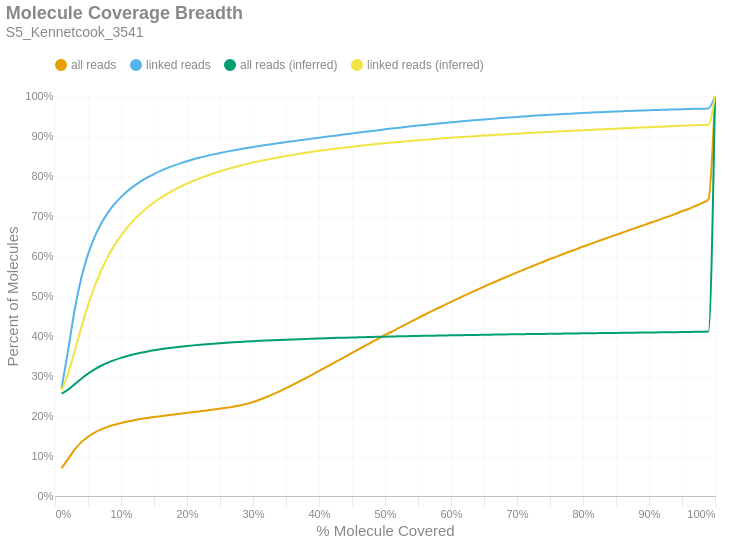

Source (notebook cell):
### Markdown cell above
### Molecule Read Coverage
This chart shows molecule coverage breadth as computed by the number of bases aligned to that molecule. In other words, "*how much of each unique long molecule is actually sequenced/aligned?*" Keep in mind there is a distinction between sequences and alignments, since some sequences belonging to a particular molecule may not align well and wouldn't appear in the alignment data. This chart also shows molecule coverage breadth as computed by the *inferred fragment* from which the aligned sequences originate. Unlike read coverage, this calculation takes into account the total insert size, including unsequenced gaps between the forward and reverse reads. Like the previous figures, these are cumulative percents.

### Code cell
if SKIPLR:
    print_html(f"Skipped")
else:
    binned_df = consolidated_hist(valids['coverage_bp'], mask, 0.01, True)
    binned_df_inf = consolidated_hist(valids['coverage_inserts'], mask, 0.01, True)
    binned_df = binned_df.with_columns(pl.lit(binned_df_inf['all reads (cumsum)']).alias('all reads (inferred)'))
    binned_df = binned_df.with_columns(pl.lit(binned_df_inf['linked reads (cumsum)']).alias('linked reads (inferred)'))
    binned_df = binned_df.with_columns(
        (pl.col('bin').cast(pl.Float64) + 0.01).alias('right_edge')
    )

    with SafeRender(binned_df):
        (
            density_plot(binned_df, 'Molecule Coverage Breadth', samplename, 'molcov', ['all reads (inferred)','linked reads (inferred)'])
            .encode(
                #x=alt.X('bin:Q', title="% Molecule Covered").axis(format = '%').scale(padding=0),
                x=alt.X('right_edge:Q', title="% Molecule Covered").axis(format='%').scale(padding=0),
                y=alt.Y('value:Q', title='Percent of Molecules')
                    .axis(format='%')
                    .stack(False)
                    .scale(domainMin=0, padding=0),
                color=alt.Color("key:N").scale(domain = ["all reads", "linked reads", "all reads (inferred)", "linked reads (inferred)"]),
                tooltip = [
                    alt.Tooltip("key:N", title = "Data Type"),
                    alt.Tooltip("range_label:N", title="% Molecule Covered"),
                    alt.Tooltip("value:Q", format = ".2%", title="% Molecules")
                ]
            )
        ).display()

### Figure 1 — Vega-Lite specification as saved in the notebook (floating-point values rounded to 4 significant figures)
{"width": "container", "height": 400, "config": {"title": {"anchor": "start", "dy": -15, "fontSize": 18, "color": "#888888", "subtitleColor": "#888888", "subtitleFontSize": 14}, "arc": {"fill": "#0072B2"}, "axis": {"domainColor": "#888888", "domainWidth": 0.5, "gridWidth": 0.2, "grid": false, "titleFontWeight": 400, "titleFontSize": 15, "labelFontSize": 11, "labelColor": "#888888", "tickColor": "#888888", "tickWidth": 0.2, "titleColor": "#888888"}, "axisBand": {"grid": false}, "axisX": {"grid": true, "tickSize": 10, "domainCap": "round"}, "axisY": {"domain": false, "grid": true, "tickSize": 0, "domainCap": "round"}, "background": "transparent", "header": {"labelFontSize": 15, "labelColor": "#888888", "titleFontSize": 15, "titleFontWeight": 600, "titleColor": "#888888"}, "legend": {"labelFont": "sans-serif", "labelFontSize": 12, "labelColor": "#888888", "symbolSize": 100, "symbolType": "circle", "titleFontSize": 12, "titlePadding": 10, "titleColor": "#888888", "title": null, "orient": "top"}, "range": {"category": ["#E69F00", "#56B4E9", "#009E73", "#F0E442", "#0072B2", "#D55E00", "#CC79A7", "#000000"], "diverging": ["#cfe8f3", "#a2d4ec", "#73bfe2", "#46abdb", "#1696d2", "#12719e"]}, "area": {"fill": "#0072B2", "fillOpacity": 0.7, "line": true, "strokeOpacity": 0.7}, "line": {"color": "#0072B2", "stroke": "#0072B2", "strokeWidth": 2}, "trail": {"color": "#0072B2", "stroke": "#0072B2", "strokeWidth": 0, "size": 1}, "point": {"filled": true, "fillOpacity": 1.0, "size": 95}, "text": {"color": "#888888", "fontSize": 11, "align": "right", "fontWeight": 400, "size": 11}, "bar": {"fill": "#0072B2", "stroke": null}, "view": {"stroke": null, "continuousWidth": 660, "continuousHeight": 400}}, "data": {"name": "data-4eaf80736cb91b628437f79d67038bc2"}, "mark": {"type": "line", "interpolate": "monotone", "point": {"opacity": 0, "size": 275}}, "encoding": {"color": {"field": "key", "scale": {"domain": ["all reads", "linked reads", "all reads (inferred)", "linked reads (inferred)"]}, "type": "nominal"}, "tooltip": [{"field": "key", "title": "Data Type", "type": "nominal"}, {"field": "range_label", "title": "% Molecule Covered", "type": "nominal"}, {"field": "value", "format": ".2%", "title": "% Molecules", "type": "quantitative"}], "x": {"axis": {"format": "%"}, "field": "right_edge", "scale": {"padding": 0}, "title": "% Molecule Covered", "type": "quantitative"}, "y": {"axis": {"format": "%"}, "field": "value", "scale": {"domainMin": 0, "padding": 0}, "stack": false, "title": "Percent of Molecules", "type": "quantitative"}}, "params": [{"name": "param_c36ac31b6afebe62", "select": {"type": "point", "fields": ["key"]}, "bind": "legend"}], "title": {"text": "Molecule Coverage Breadth", "subtitle": "S5_Kennetcook_3541"}, "transform": [{"fold": ["all reads (cumsum)", "linked reads (cumsum)", "all reads (inferred)", "linked reads (inferred)"]}, {"calculate": "replace(datum.key, ' (cumsum)', '')", "as": "key"}, {"filter": {"param": "param_c36ac31b6afebe62"}}], "usermeta": {"embedOptions": {"downloadFileName": "S5_Kennetcook_3541.molcov"}}, "$schema": "https://vega.github.io/schema/vega-lite/v6.1.0.json", "datasets": {"data-4eaf80736cb91b628437f79d67038bc2": [{"bin": "0.0", "interval": "0.0-0.01", "all reads": 0.06968, "linked reads": 0.2692, "all reads (cumsum)": 0.06968, "linked reads (cumsum)": 0.2692, "range_label": "0.0-0.01", "all reads (inferred)": 0.2556, "linked reads (inferred)": 0.264, "right_edge": 0.01}, {"bin": "0.01", "interval": "0.01-0.02", "all reads": 0.02321, "linked reads": 0.09689, "all reads (cumsum)": 0.09289, "linked reads (cumsum)": 0.3661, "range_label": "0.01-0.02", "all reads (inferred)": 0.2663, "linked reads (inferred)": 0.3066, "right_edge": 0.02}, {"bin": "0.02", "interval": "0.02-0.03", "all reads": 0.0236, "linked reads": 0.1014, "all reads (cumsum)": 0.1165, "linked reads (cumsum)": 0.4676, "range_label": "0.02-0.03", "all reads (inferred)": 0.2797, "linked reads (inferred)": 0.363, "right_edge": 0.03}, {"bin": "0.03", "interval": "0.03-0.04", "all reads": 0.01824, "linked reads": 0.07841, "all reads (cumsum)": 0.1347, "linked reads (cumsum)": 0.546, "range_label": "0.03-0.04", "all reads (inferred)": 0.2933, "linked reads (inferred)": 0.4221, "right_edge": 0.04}, {"bin": "0.04", "interval": "0.04-0.05", "all reads": 0.01349, "linked reads": 0.05796, "all reads (cumsum)": 0.1482, "linked reads (cumsum)": 0.604, "range_label": "0.04-0.05", "all reads (inferred)": 0.3058, "linked reads (inferred)": 0.4767, "right_edge": 0.05}, {"bin": "0.05", "interval": "0.05-0.06", "all reads": 0.01026, "linked reads": 0.04366, "all reads (cumsum)": 0.1585, "linked reads (cumsum)": 0.6476, "range_label": "0.05-0.06", "all reads (inferred)": 0.3165, "linked reads (inferred)": 0.5238, "right_edge": 0.06}, {"bin": "0.06", "interval": "0.06-0.07", "all reads": 0.007968, "linked reads": 0.03371, "all reads (cumsum)": 0.1664, "linked reads (cumsum)": 0.6813, "range_label": "0.06-0.07", "all reads (inferred)": 0.3256, "linked reads (inferred)": 0.5638, "right_edge": 0.07}, {"bin": "0.07", "interval": "0.07-0.08", "all reads": 0.006338, "linked reads": 0.02658, "all reads (cumsum)": 0.1728, "linked reads (cumsum)": 0.7079, "range_label": "0.07-0.08", "all reads (inferred)": 0.3333, "linked reads (inferred)": 0.5978, "right_edge": 0.08}, {"bin": "0.08", "interval": "0.08-0.09", "all reads": 0.00518, "linked reads": 0.02151, "all reads (cumsum)": 0.178, "linked reads (cumsum)": 0.7294, "range_label": "0.08-0.09", "all reads (inferred)": 0.3398, "linked reads (inferred)": 0.6265, "right_edge": 0.09}, {"bin": "0.09", "interval": "0.09-0.1", "all reads": 0.004391, "linked reads": 0.01786, "all reads (cumsum)": 0.1824, "linked reads (cumsum)": 0.7473, "range_label": "0.09-0.1", "all reads (inferred)": 0.3454, "linked reads (inferred)": 0.6511, "right_edge": 0.1}, {"bin": "0.1", "interval": "0.1-0.11", "all reads": 0.0038, "linked reads": 0.01514, "all reads (cumsum)": 0.1862, "linked reads (cumsum)": 0.7624, "range_label": "0.1-0.11", "all reads (inferred)": 0.3502, "linked reads (inferred)": 0.6723, "right_edge": 0.11}, {"bin": "0.11", "interval": "0.11-0.12", "all reads": 0.003289, "linked reads": 0.01285, "all reads (cumsum)": 0.1894, "linked reads (cumsum)": 0.7753, "range_label": "0.11-0.12", "all reads (inferred)": 0.3544, "linked reads (inferred)": 0.6908, "right_edge": 0.12}, {"bin": "0.12", "interval": "0.12-0.13", "all reads": 0.00293, "linked reads": 0.01124, "all reads (cumsum)": 0.1924, "linked reads (cumsum)": 0.7865, "range_label": "0.12-0.13", "all reads (inferred)": 0.3581, "linked reads (inferred)": 0.7069, "right_edge": 0.13}, {"bin": "0.13", "interval": "0.13-0.14", "all reads": 0.002605, "linked reads": 0.009763, "all reads (cumsum)": 0.195, "linked reads (cumsum)": 0.7963, "range_label": "0.13-0.14", "all reads (inferred)": 0.3613, "linked reads (inferred)": 0.7211, "right_edge": 0.14}, {"bin": "0.14", "interval": "0.14-0.15", "all reads": 0.002367, "linked reads": 0.008655, "all reads (cumsum)": 0.1973, "linked reads (cumsum)": 0.8049, "range_label": "0.14-0.15", "all reads (inferred)": 0.3642, "linked reads (inferred)": 0.7339, "right_edge": 0.15}, {"bin": "0.15", "interval": "0.15-0.16", "all reads": 0.002211, "linked reads": 0.007697, "all reads (cumsum)": 0.1996, "linked reads (cumsum)": 0.8126, "range_label": "0.15-0.16", "all reads (inferred)": 0.3668, "linked reads (inferred)": 0.7452, "right_edge": 0.16}, {"bin": "0.16", "interval": "0.16-0.17", "all reads": 0.00213, "linked reads": 0.007, "all reads (cumsum)": 0.2017, "linked reads (cumsum)": 0.8196, "range_label": "0.16-0.17", "all reads (inferred)": 0.3691, "linked reads (inferred)": 0.7554, "right_edge": 0.17}, {"bin": "0.17", "interval": "0.17-0.18", "all reads": 0.002036, "linked reads": 0.006278, "all reads (cumsum)": 0.2037, "linked reads (cumsum)": 0.8259, "range_label": "0.17-0.18", "all reads (inferred)": 0.3712, "linked reads (inferred)": 0.7647, "right_edge": 0.18}, {"bin": "0.18", "interval": "0.18-0.19", "all reads": 0.002037, "linked reads": 0.005772, "all reads (cumsum)": 0.2058, "linked reads (cumsum)": 0.8317, "range_label": "0.18-0.19", "all reads (inferred)": 0.3732, "linked reads (inferred)": 0.7731, "right_edge": 0.19}, {"bin": "0.19", "interval": "0.19-0.2", "all reads": 0.002052, "linked reads": 0.005259, "all reads (cumsum)": 0.2078, "linked reads (cumsum)": 0.8369, "range_label": "0.19-0.2", "all reads (inferred)": 0.3749, "linked reads (inferred)": 0.7809, "right_edge": 0.2}, {"bin": "0.2", "interval": "0.2-0.21", "all reads": 0.002036, "linked reads": 0.004825, "all reads (cumsum)": 0.2099, "linked reads (cumsum)": 0.8418, "range_label": "0.2-0.21", "all reads (inferred)": 0.3766, "linked reads (inferred)": 0.7881, "right_edge": 0.21}, {"bin": "0.21", "interval": "0.21-0.22", "all reads": 0.002065, "linked reads": 0.004453, "all reads (cumsum)": 0.2119, "linked reads (cumsum)": 0.8462, "range_label": "0.21-0.22", "all reads (inferred)": 0.3781, "linked reads (inferred)": 0.7947, "right_edge": 0.22}, {"bin": "0.22", "interval": "0.22-0.23", "all reads": 0.002075, "linked reads": 0.004052, "all reads (cumsum)": 0.214, "linked reads (cumsum)": 0.8503, "range_label": "0.22-0.23", "all reads (inferred)": 0.3795, "linked reads (inferred)": 0.8008, "right_edge": 0.23}, {"bin": "0.23", "interval": "0.23-0.24", "all reads": 0.002162, "linked reads": 0.003845, "all reads (cumsum)": 0.2162, "linked reads (cumsum)": 0.8541, "range_label": "0.23-0.24", "all reads (inferred)": 0.3808, "linked reads (inferred)": 0.8064, "right_edge": 0.24}, {"bin": "0.24", "interval": "0.24-0.25", "all reads": 0.002249, "linked reads": 0.003582, "all reads (cumsum)": 0.2184, "linked reads (cumsum)": 0.8577, "range_label": "0.24-0.25", "all reads (inferred)": 0.382, "linked reads (inferred)": 0.8117, "right_edge": 0.25}, {"bin": "0.25", "interval": "0.25-0.26", "all reads": 0.002332, "linked reads": 0.00326, "all reads (cumsum)": 0.2207, "linked reads (cumsum)": 0.861, "range_label": "0.25-0.26", "all reads (inferred)": 0.3831, "linked reads (inferred)": 0.8166, "right_edge": 0.26}, {"bin": "0.26", "interval": "0.26-0.27", "all reads": 0.002557, "linked reads": 0.003057, "all reads (cumsum)": 0.2233, "linked reads (cumsum)": 0.864, "range_label": "0.26-0.27", "all reads (inferred)": 0.3842, "linked reads (inferred)": 0.8212, "right_edge": 0.27}, {"bin": "0.27", "interval": "0.27-0.28", "all reads": 0.003076, "linked reads": 0.003, "all reads (cumsum)": 0.2264, "linked reads (cumsum)": 0.867, "range_label": "0.27-0.28", "all reads (inferred)": 0.3852, "linked reads (inferred)": 0.8256, "right_edge": 0.28}, {"bin": "0.28", "interval": "0.28-0.29", "all reads": 0.003866, "linked reads": 0.002817, "all reads (cumsum)": 0.2302, "linked reads (cumsum)": 0.8698, "range_label": "0.28-0.29", "all reads (inferred)": 0.3861, "linked reads (inferred)": 0.8297, "right_edge": 0.29}, {"bin": "0.29", "interval": "0.29-0.3", "all reads": 0.004808, "linked reads": 0.002672, "all reads (cumsum)": 0.235, "linked reads (cumsum)": 0.8725, "range_label": "0.29-0.3", "all reads (inferred)": 0.387, "linked reads (inferred)": 0.8335, "right_edge": 0.3}, {"bin": "0.3", "interval": "0.3-0.31", "all reads": 0.005661, "linked reads": 0.002628, "all reads (cumsum)": 0.2407, "linked reads (cumsum)": 0.8751, "range_label": "0.3-0.31", "all reads (inferred)": 0.3878, "linked reads (inferred)": 0.8371, "right_edge": 0.31}, {"bin": "0.31", "interval": "0.31-0.32", "all reads": 0.006434, "linked reads": 0.002475, "all reads (cumsum)": 0.2471, "linked reads (cumsum)": 0.8776, "range_label": "0.31-0.32", "all reads (inferred)": 0.3886, "linked reads (inferred)": 0.8406, "right_edge": 0.32}, {"bin": "0.32", "interval": "0.32-0.33", "all reads": 0.007086, "linked reads": 0.002414, "all reads (cumsum)": 0.2542, "linked reads (cumsum)": 0.88, "range_label": "0.32-0.33", "all reads (inferred)": 0.3894, "linked reads (inferred)": 0.8439, "right_edge": 0.33}, {"bin": "0.33", "interval": "0.33-0.34", "all reads": 0.007473, "linked reads": 0.002343, "all reads (cumsum)": 0.2617, "linked reads (cumsum)": 0.8824, "range_label": "0.33-0.34", "all reads (inferred)": 0.3901, "linked reads (inferred)": 0.847, "right_edge": 0.34}, {"bin": "0.34", "interval": "0.34-0.35", "all reads": 0.007882, "linked reads": 0.002383, "all reads (cumsum)": 0.2696, "linked reads (cumsum)": 0.8847, "range_label": "0.34-0.35", "all reads (inferred)": 0.3908, "linked reads (inferred)": 0.85, "right_edge": 0.35}, {"bin": "0.35", "interval": "0.35-0.36", "all reads": 0.008205, "linked reads": 0.002264, "all reads (cumsum)": 0.2778, "linked reads (cumsum)": 0.887, "range_label": "0.35-0.36", "all reads (inferred)": 0.3915, "linked reads (inferred)": 0.8528, "right_edge": 0.36}, {"bin": "0.36", "interval": "0.36-0.37", "all reads": 0.008475, "linked reads": 0.002164, "all reads (cumsum)": 0.2863, "linked reads (cumsum)": 0.8892, "range_label": "0.36-0.37", "all reads (inferred)": 0.3921, "linked reads (inferred)": 0.8555, "right_edge": 0.37}, {"bin": "0.37", "interval": "0.37-0.38", "all reads": 0.00864, "linked reads": 0.002181, "all reads (cumsum)": 0.2949, "linked reads (cumsum)": 0.8914, "range_label": "0.37-0.38", "all reads (inferred)": 0.3927, "linked reads (inferred)": 0.858, "right_edge": 0.38}, {"bin": "0.38", "interval": "0.38-0.39", "all reads": 0.008827, "linked reads": 0.002184, "all reads (cumsum)": 0.3037, "linked reads (cumsum)": 0.8935, "range_label": "0.38-0.39", "all reads (inferred)": 0.3933, "linked reads (inferred)": 0.8605, "right_edge": 0.39}, {"bin": "0.39", "interval": "0.39-0.4", "all reads": 0.009056, "linked reads": 0.002221, "all reads (cumsum)": 0.3128, "linked reads (cumsum)": 0.8958, "range_label": "0.39-0.4", "all reads (inferred)": 0.3938, "linked reads (inferred)": 0.8629, "right_edge": 0.4}, {"bin": "0.4", "interval": "0.4-0.41", "all reads": 0.008809, "linked reads": 0.002126, "all reads (cumsum)": 0.3216, "linked reads (cumsum)": 0.8979, "range_label": "0.4-0.41", "all reads (inferred)": 0.3944, "linked reads (inferred)": 0.8651, "right_edge": 0.41}, {"bin": "0.41", "interval": "0.41-0.42", "all reads": 0.009024, "linked reads": 0.002125, "all reads (cumsum)": 0.3306, "linked reads (cumsum)": 0.9, "range_label": "0.41-0.42", "all reads (inferred)": 0.3949, "linked reads (inferred)": 0.8673, "right_edge": 0.42}, {"bin": "0.42", "interval": "0.42-0.43", "all reads": 0.009001, "linked reads": 0.002119, "all reads (cumsum)": 0.3396, "linked reads (cumsum)": 0.9021, "range_label": "0.42-0.43", "all reads (inferred)": 0.3954, "linked reads (inferred)": 0.8694, "right_edge": 0.43}, {"bin": "0.43", "interval": "0.43-0.44", "all reads": 0.009021, "linked reads": 0.002116, "all reads (cumsum)": 0.3486, "linked reads (cumsum)": 0.9042, "range_label": "0.43-0.44", "all reads (inferred)": 0.3958, "linked reads (inferred)": 0.8714, "right_edge": 0.44}, {"bin": "0.44", "interval": "0.44-0.45", "all reads": 0.00908, "linked reads": 0.002135, "all reads (cumsum)": 0.3577, "linked reads (cumsum)": 0.9064, "range_label": "0.44-0.45", "all reads (inferred)": 0.3963, "linked reads (inferred)": 0.8733, "right_edge": 0.45}, {"bin": "0.45", "interval": "0.45-0.46", "all reads": 0.008986, "linked reads": 0.002088, "all reads (cumsum)": 0.3667, "linked reads (cumsum)": 0.9085, "range_label": "0.45-0.46", "all reads (inferred)": 0.3967, "linked reads (inferred)": 0.8751, "right_edge": 0.46}, {"bin": "0.46", "interval": "0.46-0.47", "all reads": 0.008913, "linked reads": 0.002048, "all reads (cumsum)": 0.3756, "linked reads (cumsum)": 0.9105, "range_label": "0.46-0.47", "all reads (inferred)": 0.3972, "linked reads (inferred)": 0.8769, "right_edge": 0.47}, {"bin": "0.47", "interval": "0.47-0.48", "all reads": 0.008978, "linked reads": 0.002047, "all reads (cumsum)": 0.3846, "linked reads (cumsum)": 0.9126, "range_label": "0.47-0.48", "all reads (inferred)": 0.3976, "linked reads (inferred)": 0.8787, "right_edge": 0.48}, {"bin": "0.48", "interval": "0.48-0.49", "all reads": 0.0086, "linked reads": 0.002046, "all reads (cumsum)": 0.3932, "linked reads (cumsum)": 0.9146, "range_label": "0.48-0.49", "all reads (inferred)": 0.398, "linked reads (inferred)": 0.8804, "right_edge": 0.49}, {"bin": "0.49", "interval": "0.49-0.5", "all reads": 0.009435, "linked reads": 0.002045, "all reads (cumsum)": 0.4026, "linked reads (cumsum)": 0.9167, "range_label": "0.49-0.5", "all reads (inferred)": 0.3984, "linked reads (inferred)": 0.882, "right_edge": 0.5}, {"bin": "0.5", "interval": "0.5-0.51", "all reads": 0.007969, "linked reads": 0.001904, "all reads (cumsum)": 0.4106, "linked reads (cumsum)": 0.9186, "range_label": "0.5-0.51", "all reads (inferred)": 0.3987, "linked reads (inferred)": 0.8835, "right_edge": 0.51}, {"bin": "0.51", "interval": "0.51-0.52", "all reads": 0.008891, "linked reads": 0.001917, "all reads (cumsum)": 0.4195, "linked reads (cumsum)": 0.9205, "range_label": "0.51-0.52", "all reads (inferred)": 0.3991, "linked reads (inferred)": 0.885, "right_edge": 0.52}, {"bin": "0.52", "interval": "0.52-0.53", "all reads": 0.008496, "linked reads": 0.001898, "all reads (cumsum)": 0.428, "linked reads (cumsum)": 0.9224, "range_label": "0.52-0.53", "all reads (inferred)": 0.3994, "linked reads (inferred)": 0.8864, "right_edge": 0.53}, {"bin": "0.53", "interval": "0.53-0.54", "all reads": 0.008539, "linked reads": 0.001834, "all reads (cumsum)": 0.4365, "linked reads (cumsum)": 0.9242, "range_label": "0.53-0.54", "all reads (inferred)": 0.3998, "linked reads (inferred)": 0.8879, "right_edge": 0.54}, {"bin": "0.54", "interval": "0.54-0.55", "all reads": 0.008243, "linked reads": 0.001793, "all reads (cumsum)": 0.4448, "linked reads (cumsum)": 0.926, "range_label": "0.54-0.55", "all reads (inferred)": 0.4001, "linked reads (inferred)": 0.8892, "right_edge": 0.55}, {"bin": "0.55", "interval": "0.55-0.56", "all reads": 0.008379, "linked reads": 0.001722, "all reads (cumsum)": 0.4531, "linked reads (cumsum)": 0.9277, "range_label": "0.55-0.56", "all reads (inferred)": 0.4004, "linked reads (inferred)": 0.8906, "right_edge": 0.56}, {"bin": "0.56", "interval": "0.56-0.57", "all reads": 0.008185, "linked reads": 0.001676, "all reads (cumsum)": 0.4613, "linked reads (cumsum)": 0.9294, "range_label": "0.56-0.57", "all reads (inferred)": 0.4008, "linked reads (inferred)": 0.8919, "right_edge": 0.57}, {"bin": "0.57", "interval": "0.57-0.58", "all reads": 0.007986, "linked reads": 0.001655, "all reads (cumsum)": 0.4693, "linked reads (cumsum)": 0.9311, "range_label": "0.57-0.58", "all reads (inferred)": 0.4011, "linked reads (inferred)": 0.8931, "right_edge": 0.58}, {"bin": "0.58", "interval": "0.58-0.59", "all reads": 0.007997, "linked reads": 0.001609, "all reads (cumsum)": 0.4773, "linked reads (cumsum)": 0.9327, "range_label": "0.58-0.59", "all reads (inferred)": 0.4014, "linked reads (inferred)": 0.8943, "right_edge": 0.59}, {"bin": "0.59", "interval": "0.59-0.6", "all reads": 0.008047, "linked reads": 0.001548, "all reads (cumsum)": 0.4854, "linked reads (cumsum)": 0.9342, "range_label": "0.59-0.6", "all reads (inferred)": 0.4017, "linked reads (inferred)": 0.8955, "right_edge": 0.6}, {"bin": "0.6", "interval": "0.6-0.61", "all reads": 0.007559, "linked reads": 0.001512, "all reads (cumsum)": 0.4929, "linked reads (cumsum)": 0.9357, "range_label": "0.6-0.61", "all reads (inferred)": 0.402, "linked reads (inferred)": 0.8966, "right_edge": 0.61}, {"bin": "0.61", "interval": "0.61-0.62", "all reads": 0.007828, "linked reads": 0.001512, "all reads (cumsum)": 0.5007, "linked reads (cumsum)": 0.9372, "range_label": "0.61-0.62", "all reads (inferred)": 0.4022, "linked reads (inferred)": 0.8978, "right_edge": 0.62}, {"bin": "0.62", "interval": "0.62-0.63", "all reads": 0.007551, "linked reads": 0.001392, "all reads (cumsum)": 0.5083, "linked reads (cumsum)": 0.9386, "range_label": "0.62-0.63", "all reads (inferred)": 0.4025, "linked reads (inferred)": 0.8989, "right_edge": 0.63}, {"bin": "0.63", "interval": "0.63-0.64", "all reads": 0.007523, "linked reads": 0.001405, "all reads (cumsum)": 0.5158, "linked reads (cumsum)": 0.94, "range_label": "0.63-0.64", "all reads (inferred)": 0.4028, "linked reads (inferred)": 0.9, "right_edge": 0.64}, {"bin": "0.64", "interval": "0.64-0.65", "all reads": 0.007382, "linked reads": 0.001385, "all reads (cumsum)": 0.5232, "linked reads (cumsum)": 0.9414, "range_label": "0.64-0.65", "all reads (inferred)": 0.4031, "linked reads (inferred)": 0.901, "right_edge": 0.65}, {"bin": "0.65", "interval": "0.65-0.66", "all reads": 0.007532, "linked reads": 0.001354, "all reads (cumsum)": 0.5307, "linked reads (cumsum)": 0.9428, "range_label": "0.65-0.66", "all reads (inferred)": 0.4033, "linked reads (inferred)": 0.902, "right_edge": 0.66}, {"bin": "0.66", "interval": "0.66-0.67", "all reads": 0.007116, "linked reads": 0.001296, "all reads (cumsum)": 0.5379, "linked reads (cumsum)": 0.9441, "range_label": "0.66-0.67", "all reads (inferred)": 0.4036, "linked reads (inferred)": 0.903, "right_edge": 0.67}, {"bin": "0.67", "interval": "0.67-0.68", "all reads": 0.007099, "linked reads": 0.00126, "all reads (cumsum)": 0.5449, "linked reads (cumsum)": 0.9453, "range_label": "0.67-0.68", "all reads (inferred)": 0.4038, "linked reads (inferred)": 0.904, "right_edge": 0.68}, {"bin": "0.68", "interval": "0.68-0.69", "all reads": 0.006939, "linked reads": 0.001189, "all reads (cumsum)": 0.5519, "linked reads (cumsum)": 0.9465, "range_label": "0.68-0.69", "all reads (inferred)": 0.4041, "linked reads (inferred)": 0.905, "right_edge": 0.69}, {"bin": "0.69", "interval": "0.69-0.7", "all reads": 0.007053, "linked reads": 0.001159, "all reads (cumsum)": 0.5589, "linked reads (cumsum)": 0.9477, "range_label": "0.69-0.7", "all reads (inferred)": 0.4043, "linked reads (inferred)": 0.9059, "right_edge": 0.7}, {"bin": "0.7", "interval": "0.7-0.71", "all reads": 0.006739, "linked reads": 0.001117, "all reads (cumsum)": 0.5657, "linked reads (cumsum)": 0.9488, "range_label": "0.7-0.71", "all reads (inferred)": 0.4046, "linked reads (inferred)": 0.9068, "right_edge": 0.71}, {"bin": "0.71", "interval": "0.71-0.72", "all reads": 0.006685, "linked reads": 0.001104, "all reads (cumsum)": 0.5724, "linked reads (cumsum)": 0.9499, "range_label": "0.71-0.72", "all reads (inferred)": 0.4048, "linked reads (inferred)": 0.9077, "right_edge": 0.72}, {"bin": "0.72", "interval": "0.72-0.73", "all reads": 0.006746, "linked reads": 0.001071, "all reads (cumsum)": 0.5791, "linked reads (cumsum)": 0.951, "range_label": "0.72-0.73", "all reads (inferred)": 0.4051, "linked reads (inferred)": 0.9086, "right_edge": 0.73}, {"bin": "0.73", "interval": "0.73-0.74", "all reads": 0.006475, "linked reads": 0.001019, "all reads (cumsum)": 0.5856, "linked reads (cumsum)": 0.952, "range_label": "0.73-0.74", "all reads (inferred)": 0.4053, "linked reads (inferred)": 0.9094, "right_edge": 0.74}, {"bin": "0.74", "interval": "0.74-0.75", "all reads": 0.006795, "linked reads": 0.001023, "all reads (cumsum)": 0.5924, "linked reads (cumsum)": 0.953, "range_label": "0.74-0.75", "all reads (inferred)": 0.4055, "linked reads (inferred)": 0.9103, "right_edge": 0.75}, {"bin": "0.75", "interval": "0.75-0.76", "all reads": 0.006189, "linked reads": 0.0009158, "all reads (cumsum)": 0.5986, "linked reads (cumsum)": 0.9539, "range_label": "0.75-0.76", "all reads (inferred)": 0.4057, "linked reads (inferred)": 0.9111, "right_edge": 0.76}, {"bin": "0.76", "interval": "0.76-0.77", "all reads": 0.006308, "linked reads": 0.0009267, "all reads (cumsum)": 0.6049, "linked reads (cumsum)": 0.9548, "range_label": "0.76-0.77", "all reads (inferred)": 0.406, "linked reads (inferred)": 0.9119, "right_edge": 0.77}, {"bin": "0.77", "interval": "0.77-0.78", "all reads": 0.006232, "linked reads": 0.0008977, "all reads (cumsum)": 0.6111, "linked reads (cumsum)": 0.9557, "range_label": "0.77-0.78", "all reads (inferred)": 0.4062, "linked reads (inferred)": 0.9128, "right_edge": 0.78}, {"bin": "0.78", "interval": "0.78-0.79", "all reads": 0.006117, "linked reads": 0.0008678, "all reads (cumsum)": 0.6172, "linked reads (cumsum)": 0.9566, "range_label": "0.78-0.79", "all reads (inferred)": 0.4064, "linked reads (inferred)": 0.9136, "right_edge": 0.79}, {"bin": "0.79", "interval": "0.79-0.8", "all reads": 0.006389, "linked reads": 0.0008731, "all reads (cumsum)": 0.6236, "linked reads (cumsum)": 0.9575, "range_label": "0.79-0.8", "all reads (inferred)": 0.4067, "linked reads (inferred)": 0.9144, "right_edge": 0.8}, {"bin": "0.8", "interval": "0.8-0.81", "all reads": 0.005764, "linked reads": 0.0007816, "all reads (cumsum)": 0.6294, "linked reads (cumsum)": 0.9583, "range_label": "0.8-0.81", "all reads (inferred)": 0.4069, "linked reads (inferred)": 0.9152, "right_edge": 0.81}, {"bin": "0.81", "interval": "0.81-0.82", "all reads": 0.005969, "linked reads": 0.000805, "all reads (cumsum)": 0.6353, "linked reads (cumsum)": 0.9591, "range_label": "0.81-0.82", "all reads (inferred)": 0.4071, "linked reads (inferred)": 0.916, "right_edge": 0.82}, {"bin": "0.82", "interval": "0.82-0.83", "all reads": 0.005971, "linked reads": 0.0007368, "all reads (cumsum)": 0.6413, "linked reads (cumsum)": 0.9598, "range_label": "0.82-0.83", "all reads (inferred)": 0.4073, "linked reads (inferred)": 0.9168, "right_edge": 0.83}, {"bin": "0.83", "interval": "0.83-0.84", "all reads": 0.005869, "linked reads": 0.0007364, "all reads (cumsum)": 0.6472, "linked reads (cumsum)": 0.9605, "range_label": "0.83-0.84", "all reads (inferred)": 0.4075, "linked reads (inferred)": 0.9176, "right_edge": 0.84}, {"bin": "0.84", "interval": "0.84-0.85", "all reads": 0.00574, "linked reads": 0.0006877, "all reads (cumsum)": 0.6529, "linked reads (cumsum)": 0.9612, "range_label": "0.84-0.85", "all reads (inferred)": 0.4078, "linked reads (inferred)": 0.9184, "right_edge": 0.85}, {"bin": "0.85", "interval": "0.85-0.86", "all reads": 0.005808, "linked reads": 0.0006659, "all reads (cumsum)": 0.6587, "linked reads (cumsum)": 0.9619, "range_label": "0.85-0.86", "all reads (inferred)": 0.408, "linked reads (inferred)": 0.9191, "right_edge": 0.86}, {"bin": "0.86", "interval": "0.86-0.87", "all reads": 0.005737, "linked reads": 0.0006203, "all reads (cumsum)": 0.6645, "linked reads (cumsum)": 0.9625, "range_label": "0.86-0.87", "all reads (inferred)": 0.4082, "linked reads (inferred)": 0.9199, "right_edge": 0.87}, {"bin": "0.87", "interval": "0.87-0.88", "all reads": 0.005805, "linked reads": 0.0006159, "all reads (cumsum)": 0.6703, "linked reads (cumsum)": 0.9631, "range_label": "0.87-0.88", "all reads (inferred)": 0.4084, "linked reads (inferred)": 0.9206, "right_edge": 0.88}, {"bin": "0.88", "interval": "0.88-0.89", "all reads": 0.005672, "linked reads": 0.0006111, "all reads (cumsum)": 0.676, "linked reads (cumsum)": 0.9637, "range_label": "0.88-0.89", "all reads (inferred)": 0.4086, "linked reads (inferred)": 0.9213, "right_edge": 0.89}, {"bin": "0.89", "interval": "0.89-0.9", "all reads": 0.005825, "linked reads": 0.0006135, "all reads (cumsum)": 0.6818, "linked reads (cumsum)": 0.9644, "range_label": "0.89-0.9", "all reads (inferred)": 0.4088, "linked reads (inferred)": 0.9221, "right_edge": 0.9}, {"bin": "0.9", "interval": "0.9-0.91", "all reads": 0.005509, "linked reads": 0.0005417, "all reads (cumsum)": 0.6873, "linked reads (cumsum)": 0.9649, "range_label": "0.9-0.91", "all reads (inferred)": 0.409, "linked reads (inferred)": 0.9227, "right_edge": 0.91}, {"bin": "0.91", "interval": "0.91-0.92", "all reads": 0.00607, "linked reads": 0.0005538, "all reads (cumsum)": 0.6934, "linked reads (cumsum)": 0.9655, "range_label": "0.91-0.92", "all reads (inferred)": 0.4092, "linked reads (inferred)": 0.9234, "right_edge": 0.92}, {"bin": "0.92", "interval": "0.92-0.93", "all reads": 0.005635, "linked reads": 0.0005216, "all reads (cumsum)": 0.699, "linked reads (cumsum)": 0.966, "range_label": "0.92-0.93", "all reads (inferred)": 0.4095, "linked reads (inferred)": 0.9241, "right_edge": 0.93}, {"bin": "0.93", "interval": "0.93-0.94", "all reads": 0.006166, "linked reads": 0.0005216, "all reads (cumsum)": 0.7052, "linked reads (cumsum)": 0.9665, "range_label": "0.93-0.94", "all reads (inferred)": 0.4097, "linked reads (inferred)": 0.9247, "right_edge": 0.94}, {"bin": "0.94", "interval": "0.94-0.95", "all reads": 0.006751, "linked reads": 0.0004801, "all reads (cumsum)": 0.7119, "linked reads (cumsum)": 0.967, "range_label": "0.94-0.95", "all reads (inferred)": 0.4099, "linked reads (inferred)": 0.9253, "right_edge": 0.95}, {"bin": "0.95", "interval": "0.95-0.96", "all reads": 0.005585, "linked reads": 0.0004623, "all reads (cumsum)": 0.7175, "linked reads (cumsum)": 0.9674, "range_label": "0.95-0.96", "all reads (inferred)": 0.4101, "linked reads (inferred)": 0.926, "right_edge": 0.96}, {"bin": "0.96", "interval": "0.96-0.97", "all reads": 0.007313, "linked reads": 0.0004418, "all reads (cumsum)": 0.7248, "linked reads (cumsum)": 0.9679, "range_label": "0.96-0.97", "all reads (inferred)": 0.4103, "linked reads (inferred)": 0.9267, "right_edge": 0.97}, {"bin": "0.97", "interval": "0.97-0.98", "all reads": 0.007519, "linked reads": 0.0004055, "all reads (cumsum)": 0.7323, "linked reads (cumsum)": 0.9683, "range_label": "0.97-0.98", "all reads (inferred)": 0.4106, "linked reads (inferred)": 0.9274, "right_edge": 0.98}, {"bin": "0.98", "interval": "0.98-0.99", "all reads": 0.009135, "linked reads": 0.0004244, "all reads (cumsum)": 0.7415, "linked reads (cumsum)": 0.9687, "range_label": "0.98-0.99", "all reads (inferred)": 0.411, "linked reads (inferred)": 0.9283, "right_edge": 0.99}, {"bin": "0.99", "interval": "0.99-1.0", "all reads": 0.2585, "linked reads": 0.03128, "all reads (cumsum)": 1.0, "linked reads (cumsum)": 1.0, "range_label": "0.99-1.0", "all reads (inferred)": 1.0, "linked reads (inferred)": 1.0, "right_edge": 1.0}]}}
